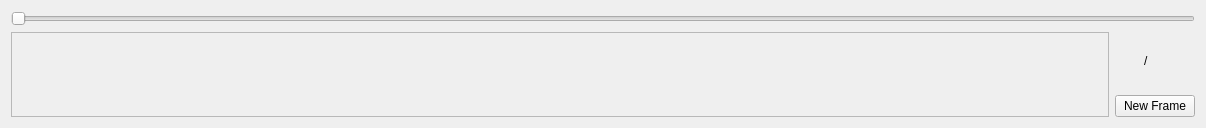
<?xml version="1.0" encoding="UTF-8"?>
<ui version="4.0">
 <class>TimeLineBar</class>
 <widget class="QWidget" name="TimeLineBar">
  <property name="windowModality">
   <enum>Qt::ApplicationModal</enum>
  </property>
  <property name="geometry">
   <rect>
    <x>0</x>
    <y>0</y>
    <width>1206</width>
    <height>128</height>
   </rect>
  </property>
  <property name="windowTitle">
   <string>Form</string>
  </property>
  <layout class="QGridLayout" name="gridLayout">
   <item row="0" column="0">
    <layout class="QVBoxLayout" name="verticalLayout" stretch="10,0">
     <property name="sizeConstraint">
      <enum>QLayout::SetNoConstraint</enum>
     </property>
     <item>
      <widget class="QSlider" name="horizontalSlider">
       <property name="orientation">
        <enum>Qt::Horizontal</enum>
       </property>
      </widget>
     </item>
     <item>
      <layout class="QHBoxLayout" name="horizontalLayout">
       <item>
        <widget class="QScrollArea" name="scrollArea">
         <property name="widgetResizable">
          <bool>true</bool>
         </property>
         <widget class="QWidget" name="scrollAreaWidgetContents">
          <property name="geometry">
           <rect>
            <x>0</x>
            <y>0</y>
            <width>1089</width>
            <height>83</height>
           </rect>
          </property>
         </widget>
        </widget>
       </item>
       <item>
        <layout class="QVBoxLayout" name="verticalLayout_2">
         <item>
          <layout class="QHBoxLayout" name="horizontalLayout_2">
           <item>
            <widget class="QLabel" name="time">
             <property name="text">
              <string/>
             </property>
             <property name="textFormat">
              <enum>Qt::PlainText</enum>
             </property>
            </widget>
           </item>
           <item>
            <widget class="QLabel" name="label">
             <property name="sizePolicy">
              <sizepolicy hsizetype="Minimum" vsizetype="Minimum">
               <horstretch>0</horstretch>
               <verstretch>0</verstretch>
              </sizepolicy>
             </property>
             <property name="text">
              <string>/</string>
             </property>
            </widget>
           </item>
           <item>
            <widget class="QLabel" name="durationLable">
             <property name="text">
              <string/>
             </property>
             <property name="textFormat">
              <enum>Qt::PlainText</enum>
             </property>
            </widget>
           </item>
          </layout>
         </item>
         <item>
          <widget class="QPushButton" name="pushButton">
           <property name="text">
            <string>New Frame</string>
           </property>
          </widget>
         </item>
        </layout>
       </item>
      </layout>
     </item>
    </layout>
   </item>
  </layout>
 </widget>
 <resources/>
 <connections/>
</ui>
